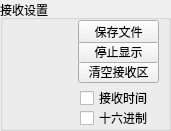
   <widget class="QGroupBox" name="groupBoxRevSet">
    <property name="geometry">
     <rect>
      <x>10</x>
      <y>190</y>
      <width>171</width>
      <height>131</height>
     </rect>
    </property>
    <property name="title">
     <string>接收设置</string>
    </property>
    <widget class="QCheckBox" name="checkBoxRevHex">
     <property name="geometry">
      <rect>
       <x>80</x>
       <y>110</y>
       <width>101</width>
       <height>16</height>
      </rect>
     </property>
     <property name="text">
      <string>十六进制</string>
     </property>
     <property name="checkable">
      <bool>true</bool>
     </property>
     <property name="checked">
      <bool>false</bool>
     </property>
     <property name="tristate">
      <bool>false</bool>
     </property>
    </widget>
    <widget class="QCheckBox" name="checkBoxReVTime">
     <property name="geometry">
      <rect>
       <x>80</x>
       <y>90</y>
       <width>95</width>
       <height>16</height>
      </rect>
     </property>
     <property name="text">
      <string>接收时间</string>
     </property>
    </widget>
    <widget class="QPushButton" name="pushButtonClearRev">
     <property name="geometry">
      <rect>
       <x>78</x>
       <y>60</y>
       <width>81</width>
       <height>23</height>
      </rect>
     </property>
     <property name="text">
      <string>清空接收区</string>
     </property>
    </widget>
    <widget class="QPushButton" name="pushButtonStopRev">
     <property name="geometry">
      <rect>
       <x>78</x>
       <y>40</y>
       <width>81</width>
       <height>23</height>
      </rect>
     </property>
     <property name="text">
      <string>停止显示</string>
     </property>
    </widget>
    <widget class="QPushButton" name="pushButtonSaveRev">
     <property name="geometry">
      <rect>
       <x>78</x>
       <y>20</y>
       <width>81</width>
       <height>23</height>
      </rect>
     </property>
     <property name="text">
      <string>保存文件</string>
     </property>
    </widget>
   </widget>
